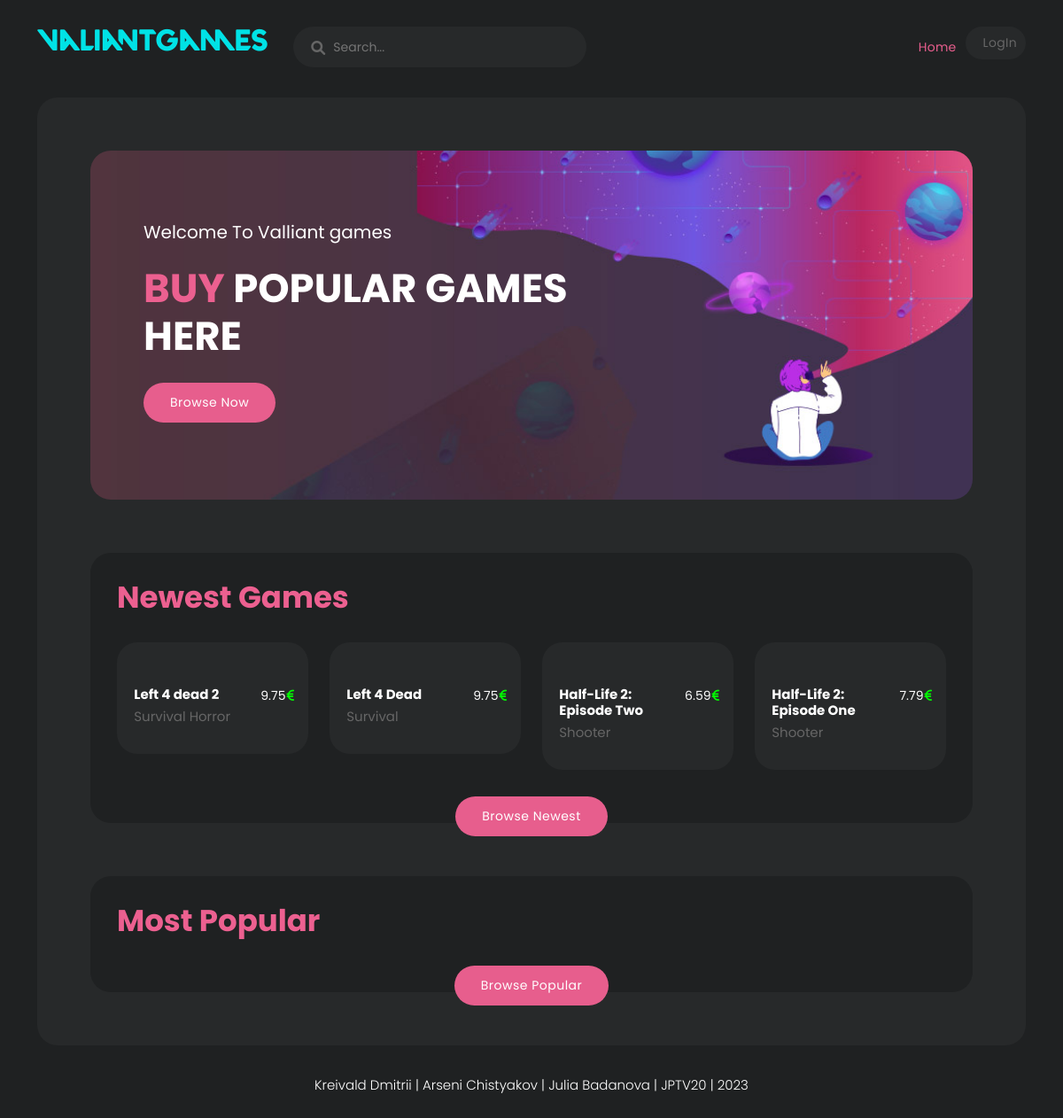
The page / on the database its author committed.
### tables this page shows
CREATE TABLE `games` (
  `id` int(11) NOT NULL,
  `title` varchar(255) NOT NULL,
  `publishYear` int(4) NOT NULL,
  `companyId` int(11) NOT NULL,
  `poster` varchar(255) DEFAULT NULL,
  `description` varchar(255) DEFAULT NULL,
  `price` float NOT NULL,
  `categoryId` int(11) NOT NULL,
  `g_created_at` timestamp NOT NULL DEFAULT current_timestamp(),
  `updated_at` timestamp NOT NULL DEFAULT current_timestamp() ON UPDATE current_timestamp()
);

CREATE TABLE `categories` (
  `categoryId` int(11) NOT NULL,
  `categoryTitle` varchar(255) NOT NULL,
  `created_at` timestamp NOT NULL DEFAULT current_timestamp(),
  `updated_at` timestamp NOT NULL DEFAULT current_timestamp() ON UPDATE current_timestamp()
);

### Controller/MainController.php (called while the page is built, shortened)
<?php
class MainController {
    public static function startSite(){
        MainController::showMain();
        return;
    }
    public static function showMain() {
        $newGames = GameModel::findGamesOrderByDateAdd(4);
        include_once 'View/main.php';
        return;
    }
}
?>

### index.php (called while the page is built, shortened)
<?php
	include_once 'database.php';
	include_once 'Controller/MainController.php';
	include_once 'Model/GameModel.php';
	include_once 'Route/Route.php';
?>

### database.php (called while the page is built, shortened)
<?php
class database {
    private $conn;
    private $host;
    private $user;
    private $password;
    private $baseName;
    function __construct() {
		$this->host = 'localhost';
        $this->user = 'root';
        $this->password = '';
        $this->baseName = 'jptv20_valiantgames';
    }
    function connect() {
        try {
            $this->conn = new PDO('mysql:host='.$this->host.''.';dbname='.$this->baseName.'', $this->user,$this->password, array(PDO::MYSQL_ATTR_INIT_COMMAND => 'SET NAMES utf8'));
        } catch (Exception $e) {
            die('Connection failed : '.$e->getMessage());
        }
        return $this->conn;
    }
    function disconnect() {
        if ($this->conn) {
            $this->conn = null;
        }
    }
    function getAll($query) {
		try{
            $result = $this->conn->prepare($query);
			$result->execute();
			$result->setFetchMode(PDO::FETCH_ASSOC);
			$response = $result->fetchAll();
			return $response;
        } catch (Exception $ex) {
            echo "Error:".$ex->getMessage();
        }
    }
}
?>

### Model/GameModel.php (called while the page is built, shortened)
<?php
class GameModel{
    public static function findGamesOrderByDateAdd($limit=0) {
        $query = "SELECT * FROM `games` INNER JOIN categories ON games.categoryId = categories.categoryId ORDER BY g_created_at DESC";
        if ($limit > 0) {
            $query .= " LIMIT $limit";
        }
        $db = new database();
        $response = $db -> getAll($query);
        return $response;
    }
}
?>

### View/main.php (the view, shortened to what this page needs)
<div class="main-banner">
    <div class="row">
        <div class="col-lg-7">
            <div class="header-text">
            <h6>Welcome To Valliant games</h6>
            <h4><em>Buy</em> Popular Games Here</h4>
                <div class="main-button">
                    <a href="#most-popular">Browse Now</a>
                </div>
            </div>
        </div>
    </div>
</div>
<div id="most-popular" class="most-popular">
    <div class="row">
        <div class="col-lg-12">
            <div class="heading-section">
                <h4>Newest Games</h4>
            </div>
            <div class="row">
            <?php foreach ($newGames as $k => $v) { ?>
                <div class="col-lg-3 col-sm-6">
                    <a href="showGameDetails?<?php echo $v['id']; ?>">
                        <div class="item">
                                <h4 style="width: 70%"><?php echo $v['title']; ?><br><span><?php echo $v['categoryTitle']; ?></span></h4>
                            <ul>
                                <li><?php echo $v['price']; ?><i class="fa fa-eur"></i></li>
                            </ul>
                        </div>
                    </a>
                </div>
            <?php } ?>
                <div class="col-lg-12">
                    <div class="main-button">
                        <a href="browseNewest">Browse Newest</a>
                    </div>
                </div>
            </div>
        </div>
    </div>
</div>
<div id="most-popular" class="most-popular">
    <div class="row">
        <div class="col-lg-12">
            <div class="heading-section">
                <h4>Most Popular</h4>
            </div>
            <div class="row">
                <div class="col-lg-12">
                    <div class="main-button">
                        <a href="browsePopular">Browse Popular</a>
                    </div>
                </div>
            </div>
        </div>
    </div>
</div>
<?php
$pageContent = ob_get_clean();
include 'View/Templates/layout.php';
?>

### Route/Route.php (shortened to what this page needs)
<?php
$host = explode('?', $_SERVER['REQUEST_URI']);
$path = $host[0];
$num = substr_count($path, '/');
$route = explode('/', $path)[$num];
switch($route){
	case '':
	case 'index':
	case 'index.php':
		MainController::StartSite();
		break;
}
?>

### View/Templates/layout.php (shortened to what this page needs)
<!DOCTYPE html>
<html lang="en">
<head>
	<link href="../../Public/bootstrap/css/bootstrap.min.css" rel="stylesheet">
	<link rel="stylesheet" href="../../Public/cyborgTheme/css/fontawesome.css">
	<link rel="stylesheet" href="../../Public/cyborgTheme/css/templatemo-cyborg-gaming.css">
	<link rel="stylesheet" href="../../Public/cyborgTheme/css/owl.css">
	<link rel="stylesheet" href="../../Public/cyborgTheme/css/animate.css">
	<link rel="stylesheet" href="https://unpkg.com/swiper@7/swiper-bundle.min.css" />
	<link rel="stylesheet" href="../../Public/css/style.css">
</head>
<body>
	<header class="header-area header-sticky">
		<div class="container">
			<div class="row">
				<div class="col-12">
					<nav class="main-nav">
						<a href="/" class="logo">
							<h2>ValiantGames</h2>
						</a>
						<div class="search-input">
							<form id="search" action="search" method="POST">
								<input type="text" placeholder="Search..." id='searchText' name="searchKeyword" onkeypress="handle" />
								<i class="fa fa-search"></i>
							</form>
						</div>
						<ul class="nav">
							<li><a href="/" class="active">Home</a></li>
							<?php if (!isset($_SESSION['sessionId'])) { ?>
							<li><a href="showLogin">LogIn</a></li>
							<?php } ?>
						</ul>
					</nav>
				</div>
			</div>
		</div>
	</header>
	<div class="container">
		<div class="row">
			<div class="col-lg-12">
				<div class="page-content">
				<?php
					if (isset($pageContent)) {
						echo $pageContent;
					}
				?>
				</div>
			</div>
		</div>
	</div>
	<footer>
		<div class="container">
			<div class="row">
				<div class="col-lg-12">
					<p>Kreivald Dmitrii | Arseni Chistyakov | Julia Badanova | JPTV20 | 2023</p>
				</div>
			</div>
		</div>
	</footer>
</body>
</html>

### Public/css/style.css (style rules this page uses)
body { min-height: 100vh !important; }
h2 { font-family: 'Valorant'; color: #00e2e6; }
.fa-eur { color: lime !important; }
.item ul { display: flex; flex-direction: row; justify-content: space-around; }
@media (max-width: 1399.98px) { .nav li { padding: 0px !important; } }

### rows shown on the page
games: title "Left 4 dead 2", categoryId.categoryTitle "Survival Horror", price "9.75"
games: title "Left 4 Dead", categoryId.categoryTitle "Survival", price "9.75"
games: title "Half-Life 2: Episode Two", categoryId.categoryTitle "Shooter", price "6.59"
games: title "Half-Life 2: Episode One", categoryId.categoryTitle "Shooter", price "7.79"
